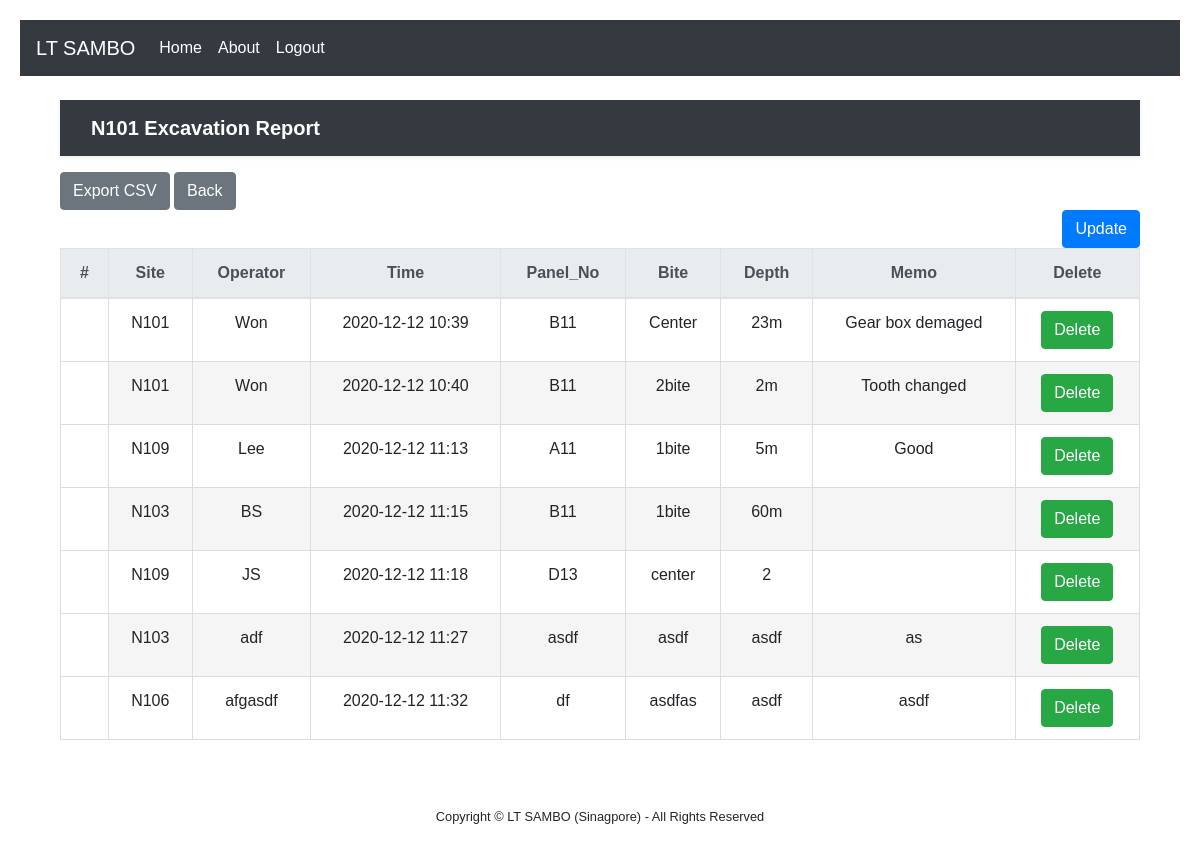
/N101/ (signed in), run on an earlier commit of the app's database.
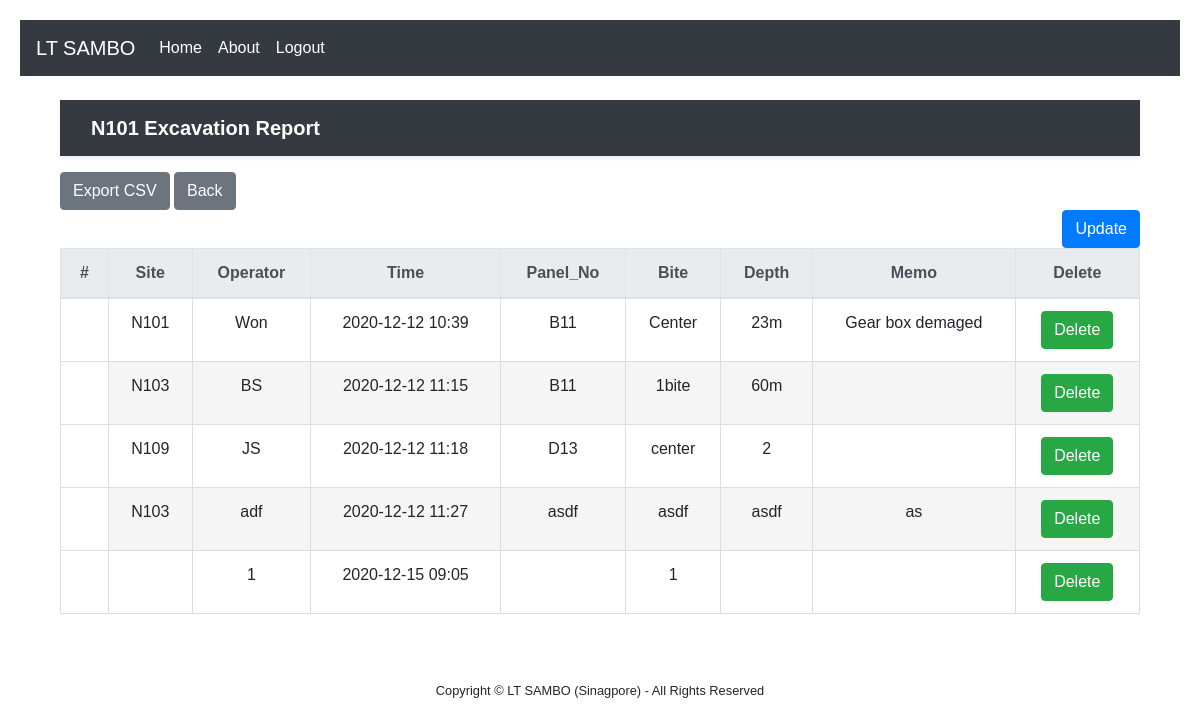
And on a later commit of the database.
### pages/models.py (models this page shows)
class Board_N101(models.Model):
    Site = models.CharField(max_length=10, null=False)
    Operator = models.CharField(max_length=10, null=False)
    Panel_No = models.CharField(max_length=20, null=False)
    Bite = models.CharField(max_length=20, null=False)
    Depth = models.CharField(max_length=20, null=False)
    Memo = models.CharField(max_length=30, null=False)
    created_date = models.DateTimeField(auto_now_add=True)
    modified_date = models.DateTimeField(auto_now=True)

### pages/views.py (the view)
# urls.py: path('N101/',views.Site_N101, name='N101'),
def Site_N101(request):
    boards_n101 = {'boards_n101': Board_N101.objects.all()}
    return render(request, 'N101.html', boards_n101)

### pages/templates/N101.html (shortened to what this page needs)
{% extends 'base.html' %}
{% block content %}
{% if user.is_authenticated %}
{% load static %}
<div class ="container">
<!DOCTYPE html>
<html lang="ko">
<head>
    <link rel="stylesheet" href="{% static 'bootstrap/css/style.css' %}" >
</head>
<body>
<header>
    <div class="navbar navbar-dark bg-dark shadow-sm mb-3">
        <div class="container d-flex justify-content-between">
            <a href="/" class="navbar-brand d-flex align-items-center">
                <strong>N101 Excavation Report</strong>
            </a>
        </div>
    </div>
</header>
<div class="responsive-container">
    <a href="{% url 'export-csv' %}" class="btn btn-secondary">Export CSV</a>
    <a class="btn btn-secondary" href="{% url 'home' %}" role="button">Back</a>
    <div class="row">
        <div class="col-auto mr-auto"></div>
        <div class="col-auto">
            <a class="btn btn-primary" href="/post_n101" role="button">Update</a>
        </div>
    </div>
    <table class="table">
        <thead class="thead-light">
        <tr class="text-center">
            <th scope="col">#</th>
            <th scope="col">Site</th>
            <th scope="col">Operator</th>
            <th scope="col">Time</th>
            <th scope="col">Panel_No</th>
            <th scope="col">Bite</th>
            <th scope="col">Depth</th>
            <th scope="col">Memo</th>
            <th scope="col">Delete</th>
        </tr>
        </thead>
        <tbody>
        {% for board_n101 in boards_n101 %}
        <tr class="text-center">
            <th scope="row">
            </th>
            <td data-label="Site">
                <span>{{ board_n101.Site }}</span>
            </td>
            <td data-label="Operator">
                <span>{{ board_n101.Operator }}</span>
            </td>
             <td data-label="Time">
                <span>{{ board_n101.created_date | date:"Y-m-d h:i" }}</span>
            </td>
            <td data-label="Panel_No">
                <span>{{ board_n101.Panel_No }}</span>
            </td>
            <td data-label="Bite_No">
                <span>{{ board_n101.Bite }}</span>
            </td>
            <td data-label="Depth">
                <span>{{ board_n101.Depth }}</span>
            </td>
            <td data-label="Memo">
                <span>{{ board_n101.Memo }}</span>
            </td>
            <td>
                <a href="/delete/{{ board_n101.id }}"><span class="btn btn-success"  >Delete</span></a>
            </td>
        </tr>
        {% endfor %}
        </tbody>
    </table>
</div>
</body>
</html>
{% else %}
Login first!
{% endif %}
{% endblock %}

What changed in the data, as far as the page shows it:
removed Board_N101: Site "N101", Operator "Won", created_date "2020-12-12 10:40", Panel_No "B11", Bite "2bite", Depth "2m", Memo "Tooth changed"
removed Board_N101: Site "N109", Operator "Lee", created_date "2020-12-12 11:13", Panel_No "A11", Bite "1bite", Depth "5m", Memo "Good"
removed Board_N101: Site "N106", Operator "afgasdf", created_date "2020-12-12 11:32", Panel_No "df", Bite "asdfas", Depth "asdf", Memo "asdf"
added Board_N101: Operator "1", created_date "2020-12-15 09:05", Bite "1"
